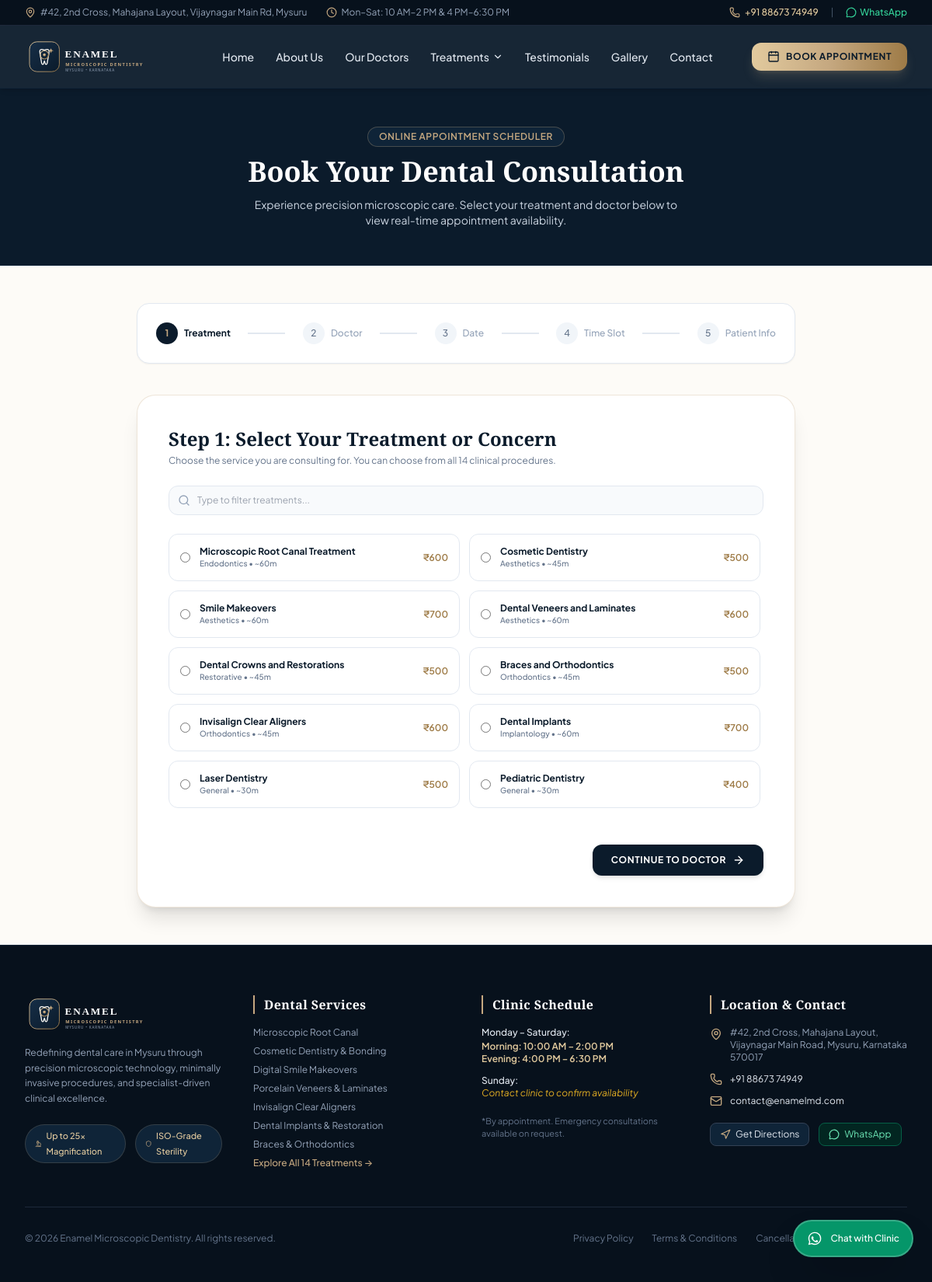
Screenshot of /book with the database file from the repository.
### tables this page shows
CREATE TABLE treatments (
        id INTEGER PRIMARY KEY AUTOINCREMENT,
        slug TEXT UNIQUE NOT NULL,
        name TEXT NOT NULL,
        category TEXT NOT NULL,
        short_description TEXT NOT NULL,
        full_description TEXT NOT NULL,
        involves TEXT NOT NULL,
        benefits TEXT NOT NULL,
        candidates TEXT NOT NULL,
        process_steps TEXT NOT NULL,
        faqs TEXT NOT NULL,
        default_doctor_id INTEGER,
        duration_minutes INTEGER DEFAULT 30,
        consultation_fee INTEGER DEFAULT 500,
        image_url TEXT,
        is_active INTEGER DEFAULT 1,
        created_at TIMESTAMP DEFAULT CURRENT_TIMESTAMP,
        FOREIGN KEY (default_doctor_id) REFERENCES doctors(id) ON DELETE SET NULL
    );

### app/routes/web.py (the view)
@router.get("/book", response_class=HTMLResponse)
def page_book(request: Request, treatment: str = None, doctor: int = None):
    treatments = get_treatments(active_only=True)
    doctors = get_doctors(active_only=True)
    return templates.TemplateResponse(request=request, name="book.html", context={
        "clinic": CLINIC_INFO,
        "treatments": treatments,
        "doctors": doctors,
        "preselect_treatment": treatment,
        "preselect_doctor": doctor,
        "active_page": "book"
    })

### app/templates/book.html (shortened to what this page needs)
{% extends "base.html" %}
{% block content %}
<section class="bg-brand-navy py-12 text-center text-white border-b border-brand-deepBlue">
  <div class="max-w-4xl mx-auto px-4 space-y-3">
    <div class="inline-flex items-center gap-2 px-3.5 py-1 rounded-full bg-brand-deepBlue border border-brand-gold/30 text-brand-gold text-xs font-semibold uppercase tracking-wider">
      ONLINE APPOINTMENT SCHEDULER
    </div>
    <h1 class="text-3xl sm:text-4xl font-serif font-bold">
      Book Your Dental Consultation
    </h1>
    <p class="text-slate-300 text-xs sm:text-sm max-w-xl mx-auto">
      Experience precision microscopic care. Select your treatment and doctor below to view real-time appointment availability.
    </p>
  </div>
</section>
<section class="py-12 bg-brand-ivory min-h-[700px]">
  <div class="max-w-4xl mx-auto px-4 sm:px-6">
    <div class="mb-10 bg-white p-4 sm:p-6 rounded-2xl border border-slate-200 shadow-sm" id="stepperNav">
      <div class="flex items-center justify-between text-xs">
        <div class="step-item flex items-center gap-2 font-bold text-brand-navy" data-step="1">
          <span class="step-circle w-7 h-7 rounded-full bg-brand-navy text-brand-gold flex items-center justify-center text-xs">1</span>
          <span class="hidden sm:inline">Treatment</span>
        </div>
        <div class="h-0.5 w-6 sm:w-12 bg-slate-200"></div>
        <div class="step-item flex items-center gap-2 text-slate-400 font-medium" data-step="2">
          <span class="step-circle w-7 h-7 rounded-full bg-slate-100 text-slate-500 flex items-center justify-center text-xs">2</span>
          <span class="hidden sm:inline">Doctor</span>
        </div>
        <div class="h-0.5 w-6 sm:w-12 bg-slate-200"></div>
        <div class="step-item flex items-center gap-2 text-slate-400 font-medium" data-step="3">
          <span class="step-circle w-7 h-7 rounded-full bg-slate-100 text-slate-500 flex items-center justify-center text-xs">3</span>
          <span class="hidden sm:inline">Date</span>
        </div>
        <div class="h-0.5 w-6 sm:w-12 bg-slate-200"></div>
        <div class="step-item flex items-center gap-2 text-slate-400 font-medium" data-step="4">
          <span class="step-circle w-7 h-7 rounded-full bg-slate-100 text-slate-500 flex items-center justify-center text-xs">4</span>
          <span class="hidden sm:inline">Time Slot</span>
        </div>
        <div class="h-0.5 w-6 sm:w-12 bg-slate-200"></div>
        <div class="step-item flex items-center gap-2 text-slate-400 font-medium" data-step="5">
          <span class="step-circle w-7 h-7 rounded-full bg-slate-100 text-slate-500 flex items-center justify-center text-xs">5</span>
          <span class="hidden sm:inline">Patient Info</span>
        </div>
      </div>
    </div>
    <div class="bg-white rounded-3xl p-6 sm:p-10 border border-brand-gold/30 shadow-xl relative min-h-[460px]">
      <div id="step1" class="wizard-step space-y-6">
        <div>
          <h2 class="text-xl sm:text-2xl font-serif font-bold text-brand-navy">Step 1: Select Your Treatment or Concern</h2>
          <p class="text-xs text-slate-500 mt-1">Choose the service you are consulting for. You can choose from all 14 clinical procedures.</p>
        </div>
        <div class="relative">
          <i data-lucide="search" class="w-4 h-4 text-slate-400 absolute left-3 top-1/2 -translate-y-1/2"></i>
          <input type="text" id="wizardTreatmentSearch" placeholder="Type to filter treatments..." class="w-full pl-9 pr-4 py-2.5 rounded-xl border border-slate-200 bg-slate-50 text-xs focus:outline-none focus:border-brand-gold">
        </div>
        <div class="grid grid-cols-1 sm:grid-cols-2 gap-3 max-h-[360px] overflow-y-auto pr-1" id="wizardTreatmentGrid">
          {% for t in treatments %}
          <label class="treatment-option cursor-pointer p-3.5 rounded-xl border border-slate-200 hover:border-brand-gold/60 transition flex items-center justify-between gap-3 {% if preselect_treatment == t.slug %}border-brand-gold bg-brand-ivory{% endif %}" data-name="{{ t.name | lower }}">
            <div class="flex items-center gap-3">
              <input type="radio" name="treatmentRadio" value="{{ t.id }}" data-slug="{{ t.slug }}" data-name="{{ t.name }}" data-doc="{{ t.default_doctor_id }}" class="accent-brand-navy" {% if preselect_treatment == t.slug %}checked{% endif %}>
              <div>
                <div class="text-xs font-bold text-brand-navy">{{ t.name }}</div>
                <div class="text-[10px] text-slate-500 font-medium">{{ t.category }} • ~{{ t.duration_minutes }}m</div>
              </div>
            </div>
            <span class="text-xs font-semibold text-brand-goldDark">₹{{ t.consultation_fee }}</span>
          </label>
          {% endfor %}
        </div>
        <div class="pt-4 flex justify-end">
          <button type="button" onclick="goToStep(2)" class="px-6 py-3 rounded-xl bg-brand-navy text-white text-xs font-bold uppercase tracking-wider hover:bg-brand-deepBlue transition shadow-md flex items-center gap-2">
            Continue To Doctor <i data-lucide="arrow-right" class="w-4 h-4"></i>
          </button>
        </div>
      </div>
    </div>
  </div>
</section>
{% endblock %}

### rows the page displays
treatments: slug "☐ Microscopic Root Canal Treatme", name "Microscopic Root Canal Treatment", category "Endodontics", duration_minutes "60", consultation_fee "600"
treatments: slug "☐ Cosmetic Dentistry Aesthetics", name "Cosmetic Dentistry", category "Aesthetics", duration_minutes "45", consultation_fee "500"
treatments: slug "☐ Smile Makeovers Aesthetics • ~", name "Smile Makeovers", category "Aesthetics", duration_minutes "60", consultation_fee "700"
treatments: slug "☐ Dental Veneers and Laminates A", name "Dental Veneers and Laminates", category "Aesthetics", duration_minutes "60", consultation_fee "600"
treatments: slug "☐ Dental Crowns and Restorations", name "Dental Crowns and Restorations", category "Restorative", duration_minutes "45", consultation_fee "500"
treatments: slug "☐ Braces and Orthodontics Orthod", name "Braces and Orthodontics", category "Orthodontics", duration_minutes "45", consultation_fee "500"
treatments: slug "☐ Invisalign Clear Aligners Orth", name "Invisalign Clear Aligners", category "Orthodontics", duration_minutes "45", consultation_fee "600"
treatments: slug "☐ Dental Implants Implantology •", name "Dental Implants", category "Implantology", duration_minutes "60", consultation_fee "700"
treatments: slug "☐ Laser Dentistry General • ~30m", name "Laser Dentistry", category "General", duration_minutes "30", consultation_fee "500"
treatments: slug "☐ Pediatric Dentistry General •", name "Pediatric Dentistry", category "General", duration_minutes "30", consultation_fee "400"

### other values shown
{{ clinic.phone }} "+91 88673 74949"
{{ clinic.email }} "contact@enamelmd.com"
